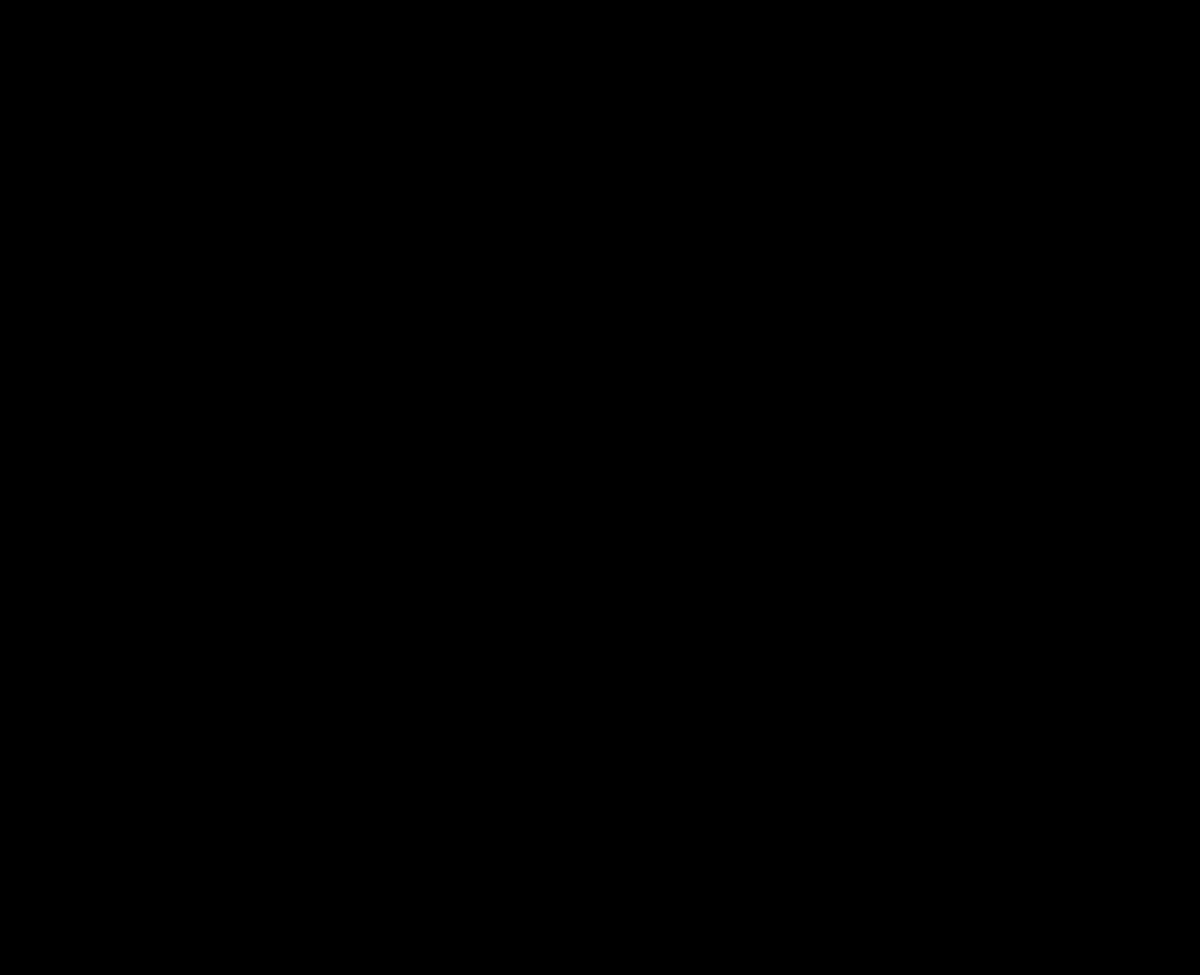
Frame 1 (no input)
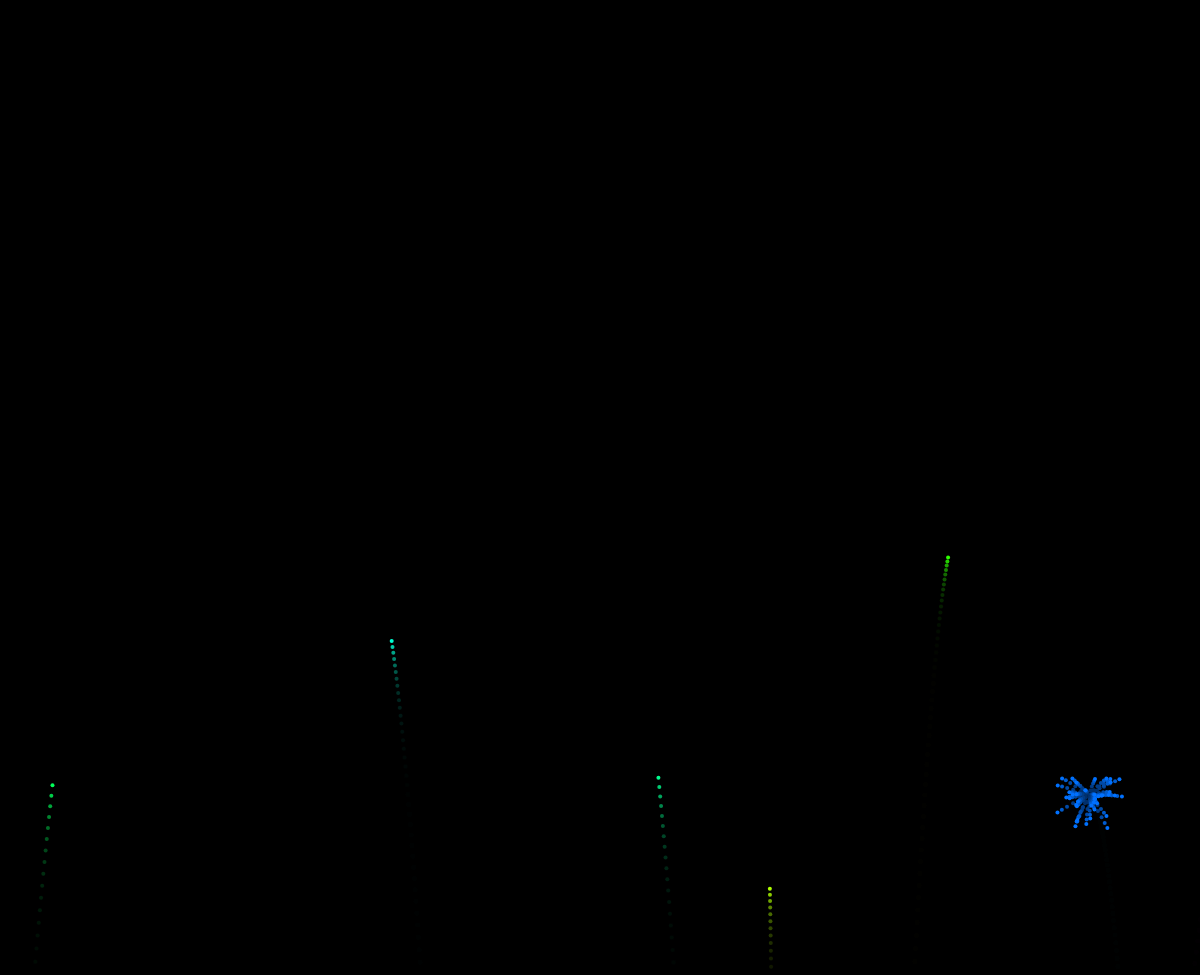
Frame 60 (no input)
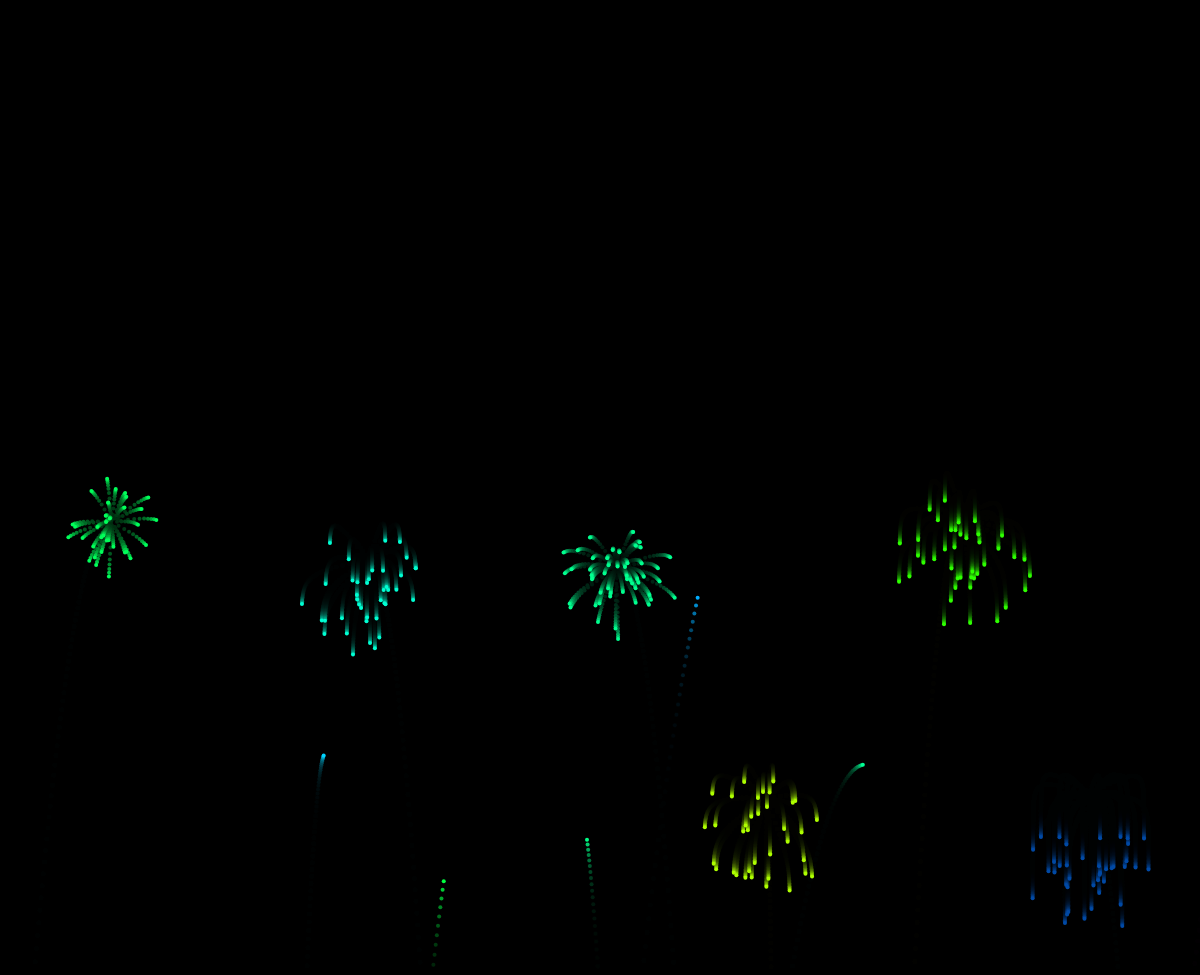
Frame 120 (the mouse pressed at the canvas centre since frame 60)

The p5.js sketch that drew these frames (run headless with seeded random() and noise() and a simulated clock; from frame 60 on, the mouse is pressed at the canvas centre):

// p5.js sketch
// ── sketch.js
var fireworks = [];
var gravity;
function setup() {
    createCanvas(windowWidth, -25 + windowHeight, P2D);
    colorMode(HSB);
    gravity = createVector(0,0.2);
    stroke('white');
    strokeWeight(4);
    background(0);
    slider = createSlider(0 ,1, 0.1, 0.01);
}
function draw() {
    //background(0, 0, 0);
    colorMode(RGB);

    background(0, 0, 0, 50);
    if (random(1) < slider.value()) {

    fireworks.push(new Firework());
    }
    for (var i = 0; i < fireworks.length; i++) {
        fireworks[i].update();
        fireworks[i].show();
        if (fireworks[i].trail == null && fireworks[i].particles.length === 0) {
            fireworks.splice(i, 1);
        }
    }
}
// ── Firework.js

function Firework() {
    this.hu = random(255);
    this.trail = new Particle(random(width), height, this.hu, true);
    this.particles = [];

    this.update = function () {
        if (this.trail) {
           this.trail.applyForce(gravity);
           this.trail.update();

        
            if (this.trail.vel.y >= 0 && this.trail.trail == true) {
                for (var i = 0; i < random(30, 100); i++) {
                    var p = new Particle(this.trail.pos.x, this.trail.pos.y, this.hu, false);

                    p.vel = p5.Vector.random2D();
                    p.vel.mult(random(2,12))
                    this.particles.push(p)

                }
                this.trail = null;
            }
        }
        for (var i = this.particles.length-1; i >= 0; i--) {
            this.particles[i].applyForce(gravity);
            this.particles[i].update();
            if (this.particles[i].lifespan <= 0) {

                this.particles.splice(i, 1);
            }
        }

    }
    this.show = function () {
        if (this.trail) {
            this.trail.show();
        }
        for (var i = this.particles.length - 1; i >= 0; i--) {

            this.particles[i].show();

        }
    }
}
// ── Particle.js


function Particle(x, y, hu, trail) {
    this.trail = trail;
    this.hu = hu;
    this.pos = createVector(x, y);
    this.vel = createVector(random(-2,2), -random(8,16));
    this.acc = createVector(0, 0);
    this.lifespan = 255;
    this.update = function () {
        if (!this.trail) {
            this.vel.mult(0.85);
            this.lifespan -= 4;
        }
        this.vel.add(this.acc);
        this.pos.add(this.vel);
        this.acc.mult(0);
    }
    this.applyForce = function (force) {
        this.acc.add(force);
    }
    this.show = function () {

        colorMode(HSB)
        stroke(hu, 255, 255, this.lifespan);
        point(this.pos.x, this.pos.y);
    }
}
